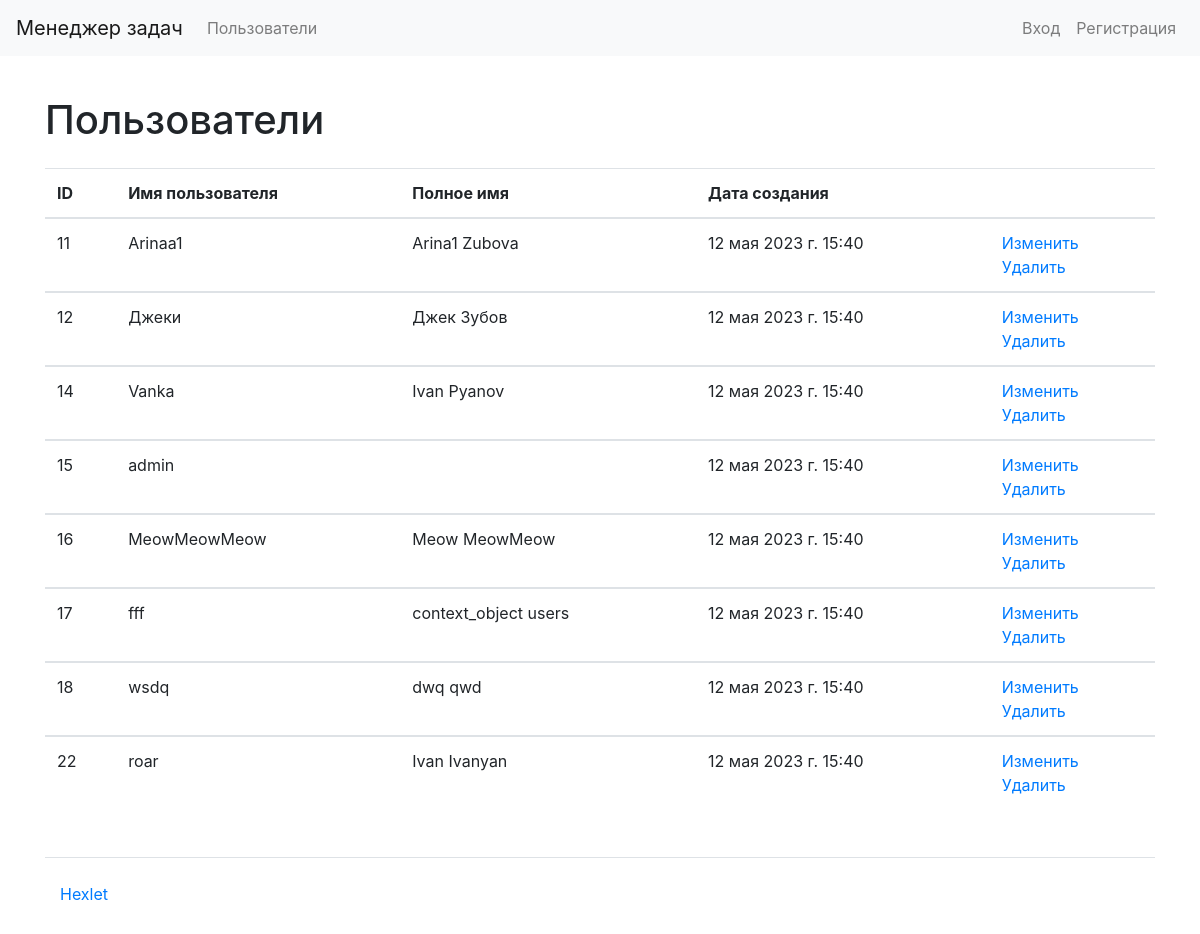
/users/, run on the app's committed database.
### users/models.py (models this page shows)
class User(AbstractUser):
    def __str__(self):
        return f'{self.first_name} {self.last_name}'

### users/views.py (the view)
# urls.py: path('', views.UsersListView.as_view(), name='users_list'),
class UsersListView(ListView):
    model = User
    template_name = "users/list_of_users.html"
    def get_context_data(self, **kwargs):
        context = super().get_context_data(**kwargs)
        context["created_at"] = timezone.now()
        return context

### users/templates/users/list_of_users.html
{% extends "base.html" %}
{% load i18n %}
{% block content %}
<h1 class="my-4">{% translate "Users" %}</h1>
<table class="table table-stripped">
    <thead>
        <tr>
            <th>ID</th>
            <th>{% translate "User name" %}</th>
            <th>{% translate "Full name" %}</th>
            <th>{% translate "Date of creation" %}</th>
            <th></th>
        </tr>
    </thead>
    {% for user in object_list %}
    <tbody>
        <tr>
            <td>{{ user.id }}</td>
            <td>{{ user.username }}</td>
            <td>{{ user.first_name }} {{ user.last_name }}</td>
            <td>{{ created_at }}</td>
            <td>
                <a href="/users/{{ user.id }}/update/">{% translate "Update" %}</a>
                <br>
                <a href="/users/{{ user.id }}/delete/">{% translate "Delete" %}</a>
            </td>
        </tr>
        {% endfor %}
    </tbody>
</table>
{% endblock %}

### data on the page
User: id "11", username "Arinaa1", first_name "Arina1", last_name "Zubova", created_at "12 мая 2023 г. 15:40"
User: id "12", username "Джеки", first_name "Джек", last_name "Зубов", created_at "12 мая 2023 г. 15:40"
User: id "14", username "Vanka", first_name "Ivan", last_name "Pyanov", created_at "12 мая 2023 г. 15:40"
User: id "15", username "admin", created_at "12 мая 2023 г. 15:40"
User: id "16", username "MeowMeowMeow", first_name "Meow", last_name "MeowMeow", created_at "12 мая 2023 г. 15:40"
User: id "17", username "fff", first_name "context_object", last_name "users", created_at "12 мая 2023 г. 15:40"
User: id "18", username "wsdq", first_name "dwq", last_name "qwd", created_at "12 мая 2023 г. 15:40"
User: id "22", username "roar", first_name "Ivan", last_name "Ivanyan", created_at "12 мая 2023 г. 15:40"
